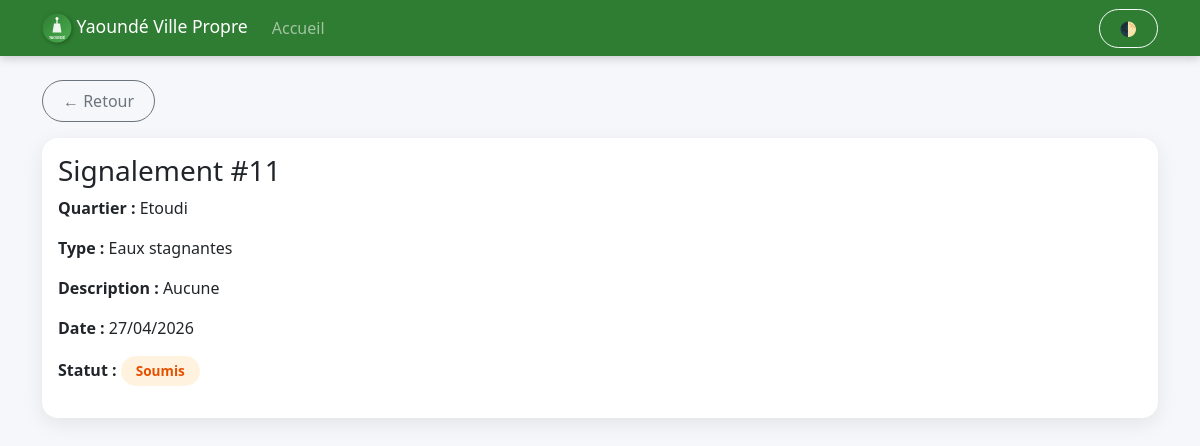
The app's page /signalement/11 with its own data.
### app.py (models this page shows)
class Signalement(db.Model):
    id = db.Column(db.Integer, primary_key=True)
    user_id = db.Column(db.Integer, db.ForeignKey('user.id'), nullable=True)
    email_anonyme = db.Column(db.String(120), nullable=True)
    quartier = db.Column(db.String(100), nullable=False)
    type_insalubrite = db.Column(db.String(100), nullable=False)
    description = db.Column(db.Text, nullable=True)
    image_filename = db.Column(db.String(200), nullable=True)
    statut = db.Column(db.String(20), nullable=False, default='soumis')  # soumis, en_cours, traite
    date_signalement = db.Column(db.Date, nullable=False, default=datetime.utcnow)
    user = db.relationship('User', backref=db.backref('signalements', lazy=True))

### app.py (the view)
@app.route('/signalement/<int:id>')
def detail_signalement(id):
    signalement = Signalement.query.get_or_404(id)
    return render_template('detail.html', signalement=signalement)

### templates/detail.html (shortened to what this page needs)
<!DOCTYPE html>
<html lang="fr">
<head>
    <link href="https://cdn.jsdelivr.net/npm/bootstrap@5.3.0/dist/css/bootstrap.min.css" rel="stylesheet">
    <link rel="stylesheet" href="/static/css/style.css">
</head>
<body>
<nav class="navbar navbar-expand-lg navbar-dark" style="background:#2E7D32;">
  <div class="container">
    <a class="navbar-brand" href="/"><img src="/static/logo.svg" width="30"> Yaoundé Ville Propre</a>
    <div class="collapse navbar-collapse" id="navbarNav">
      <ul class="navbar-nav me-auto">
        <li class="nav-item"><a class="nav-link" href="/">Accueil</a></li>
      </ul>
      <button id="darkToggle" class="btn btn-outline-light btn-sm ms-auto" onclick="toggleDark()">🌓</button>
    </div>
  </div>
</nav>
<div class="container mt-4">
    <a href="/signalements" class="btn btn-outline-secondary mb-3">← Retour</a>
    <div class="card">
        <div class="card-body">
            <h3>Signalement #{{ signalement.id }}</h3>
            <p><strong>Quartier :</strong> {{ signalement.quartier }}</p>
            <p><strong>Type :</strong> {{ signalement.type_insalubrite }}</p>
            <p><strong>Description :</strong> {{ signalement.description or 'Aucune' }}</p>
            <p><strong>Date :</strong> {{ signalement.date_signalement.strftime('%d/%m/%Y') }}</p>
            <p><strong>Statut :</strong> <span class="etat-badge etat-{{ signalement.statut }}">{{ signalement.statut | replace('_',' ') | capitalize }}</span></p>
        </div>
    </div>
</div>
</body>
</html>

### static/css/style.css (style rules this page uses)
:root { --bg-color: #f5f7fa; --text-color: #212529; --card-bg: #ffffff; --card-shadow: 0 6px 20px rgba(0,0,0,0.08); --navbar-bg: #2E7D32; --btn-primary-bg: #388E3C; --btn-primary-border: #2E7D32; --accent: #81C784; --danger: #D32F2F; --warning: #FBC02D; --success: #388E3C; --table-stripe: #f2f2f2; }
body { background: var(--bg-color); color: var(--text-color); font-family: 'Segoe UI', Tahoma, Geneva, Verdana, sans-serif; transition: background 0.3s, color 0.3s; scroll-behavior: smooth; overflow-x: hidden; }
.navbar { background-color: var(--navbar-bg) !important; box-shadow: 0 2px 10px rgba(0,0,0,0.2); }
.navbar-brand { font-size: 1.1rem; white-space: nowrap; }
.navbar-brand img { filter: drop-shadow(1px 1px 2px rgba(0,0,0,0.3)); }
.card { background-color: var(--card-bg); box-shadow: var(--card-shadow); border: none; border-radius: 16px; transition: transform 0.2s ease, box-shadow 0.2s ease; margin-bottom: 20px; }
.btn { border-radius: 30px; padding: 8px 20px; font-weight: 500; transition: all 0.3s; white-space: nowrap; }
.btn-outline-light { border-radius: 30px; }
.etat-badge { padding: 5px 15px; border-radius: 20px; font-size: 0.85rem; font-weight: 600; display: inline-block; }
.etat-soumis { background: #FFF3E0; color: #E65100; }

### records on screen
Signalement: id "11", quartier "Etoudi", type_insalubrite "Eaux stagnantes", description "Aucune", date_signalement "27/04/2026", statut "Soumis"
